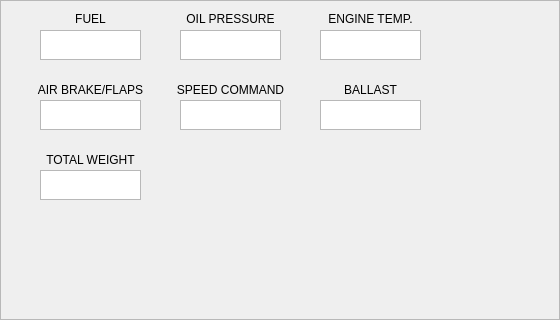
   <widget class="QFrame" name="InfoDevices">
    <property name="geometry">
     <rect>
      <x>1360</x>
      <y>700</y>
      <width>560</width>
      <height>320</height>
     </rect>
    </property>
    <property name="frameShape">
     <enum>QFrame::StyledPanel</enum>
    </property>
    <property name="frameShadow">
     <enum>QFrame::Raised</enum>
    </property>
    <widget class="QLabel" name="label_9">
     <property name="geometry">
      <rect>
       <x>40</x>
       <y>10</y>
       <width>101</width>
       <height>17</height>
      </rect>
     </property>
     <property name="text">
      <string>FUEL</string>
     </property>
     <property name="alignment">
      <set>Qt::AlignCenter</set>
     </property>
    </widget>
    <widget class="QTextBrowser" name="textBrowser_9">
     <property name="geometry">
      <rect>
       <x>40</x>
       <y>30</y>
       <width>101</width>
       <height>30</height>
      </rect>
     </property>
     <property name="html">
      <string>&lt;!DOCTYPE HTML PUBLIC &quot;-//W3C//DTD HTML 4.0//EN&quot; &quot;http://www.w3.org/TR/REC-html40/strict.dtd&quot;&gt;
&lt;html&gt;&lt;head&gt;&lt;meta name=&quot;qrichtext&quot; content=&quot;1&quot; /&gt;&lt;meta charset=&quot;utf-8&quot; /&gt;&lt;style type=&quot;text/css&quot;&gt;
p, li { white-space: pre-wrap; }
&lt;/style&gt;&lt;/head&gt;&lt;body style=&quot; font-family:'Ubuntu'; font-size:11pt; font-weight:400; font-style:normal;&quot;&gt;
&lt;p align=&quot;center&quot; style=&quot;-qt-paragraph-type:empty; margin-top:0px; margin-bottom:0px; margin-left:0px; margin-right:0px; -qt-block-indent:0; text-indent:0px;&quot;&gt;&lt;br /&gt;&lt;/p&gt;&lt;/body&gt;&lt;/html&gt;</string>
     </property>
     <property name="placeholderText">
      <string/>
     </property>
    </widget>
    <widget class="QLabel" name="label_10">
     <property name="geometry">
      <rect>
       <x>180</x>
       <y>10</y>
       <width>101</width>
       <height>17</height>
      </rect>
     </property>
     <property name="text">
      <string>OIL PRESSURE</string>
     </property>
     <property name="alignment">
      <set>Qt::AlignCenter</set>
     </property>
    </widget>
    <widget class="QTextBrowser" name="textBrowser_10">
     <property name="geometry">
      <rect>
       <x>180</x>
       <y>30</y>
       <width>101</width>
       <height>30</height>
      </rect>
     </property>
     <property name="html">
      <string>&lt;!DOCTYPE HTML PUBLIC &quot;-//W3C//DTD HTML 4.0//EN&quot; &quot;http://www.w3.org/TR/REC-html40/strict.dtd&quot;&gt;
&lt;html&gt;&lt;head&gt;&lt;meta name=&quot;qrichtext&quot; content=&quot;1&quot; /&gt;&lt;meta charset=&quot;utf-8&quot; /&gt;&lt;style type=&quot;text/css&quot;&gt;
p, li { white-space: pre-wrap; }
&lt;/style&gt;&lt;/head&gt;&lt;body style=&quot; font-family:'Ubuntu'; font-size:11pt; font-weight:400; font-style:normal;&quot;&gt;
&lt;p align=&quot;center&quot; style=&quot;-qt-paragraph-type:empty; margin-top:0px; margin-bottom:0px; margin-left:0px; margin-right:0px; -qt-block-indent:0; text-indent:0px;&quot;&gt;&lt;br /&gt;&lt;/p&gt;&lt;/body&gt;&lt;/html&gt;</string>
     </property>
     <property name="placeholderText">
      <string/>
     </property>
    </widget>
    <widget class="QLabel" name="label_11">
     <property name="geometry">
      <rect>
       <x>320</x>
       <y>10</y>
       <width>101</width>
       <height>17</height>
      </rect>
     </property>
     <property name="text">
      <string>ENGINE TEMP.</string>
     </property>
     <property name="alignment">
      <set>Qt::AlignCenter</set>
     </property>
    </widget>
    <widget class="QTextBrowser" name="textBrowser_11">
     <property name="geometry">
      <rect>
       <x>320</x>
       <y>30</y>
       <width>101</width>
       <height>30</height>
      </rect>
     </property>
     <property name="html">
      <string>&lt;!DOCTYPE HTML PUBLIC &quot;-//W3C//DTD HTML 4.0//EN&quot; &quot;http://www.w3.org/TR/REC-html40/strict.dtd&quot;&gt;
&lt;html&gt;&lt;head&gt;&lt;meta name=&quot;qrichtext&quot; content=&quot;1&quot; /&gt;&lt;meta charset=&quot;utf-8&quot; /&gt;&lt;style type=&quot;text/css&quot;&gt;
p, li { white-space: pre-wrap; }
&lt;/style&gt;&lt;/head&gt;&lt;body style=&quot; font-family:'Ubuntu'; font-size:11pt; font-weight:400; font-style:normal;&quot;&gt;
&lt;p align=&quot;center&quot; style=&quot;-qt-paragraph-type:empty; margin-top:0px; margin-bottom:0px; margin-left:0px; margin-right:0px; -qt-block-indent:0; text-indent:0px;&quot;&gt;&lt;br /&gt;&lt;/p&gt;&lt;/body&gt;&lt;/html&gt;</string>
     </property>
     <property name="placeholderText">
      <string/>
     </property>
    </widget>
    <widget class="QLabel" name="label_35">
     <property name="geometry">
      <rect>
       <x>320</x>
       <y>80</y>
       <width>101</width>
       <height>20</height>
      </rect>
     </property>
     <property name="text">
      <string>BALLAST</string>
     </property>
     <property name="alignment">
      <set>Qt::AlignCenter</set>
     </property>
    </widget>
    <widget class="QTextBrowser" name="textBrowser_34">
     <property name="geometry">
      <rect>
       <x>40</x>
       <y>100</y>
       <width>101</width>
       <height>30</height>
      </rect>
     </property>
     <property name="html">
      <string>&lt;!DOCTYPE HTML PUBLIC &quot;-//W3C//DTD HTML 4.0//EN&quot; &quot;http://www.w3.org/TR/REC-html40/strict.dtd&quot;&gt;
&lt;html&gt;&lt;head&gt;&lt;meta name=&quot;qrichtext&quot; content=&quot;1&quot; /&gt;&lt;meta charset=&quot;utf-8&quot; /&gt;&lt;style type=&quot;text/css&quot;&gt;
p, li { white-space: pre-wrap; }
&lt;/style&gt;&lt;/head&gt;&lt;body style=&quot; font-family:'Ubuntu'; font-size:11pt; font-weight:400; font-style:normal;&quot;&gt;
&lt;p align=&quot;center&quot; style=&quot;-qt-paragraph-type:empty; margin-top:0px; margin-bottom:0px; margin-left:0px; margin-right:0px; -qt-block-indent:0; text-indent:0px;&quot;&gt;&lt;br /&gt;&lt;/p&gt;&lt;/body&gt;&lt;/html&gt;</string>
     </property>
     <property name="placeholderText">
      <string/>
     </property>
    </widget>
    <widget class="QLabel" name="label_41">
     <property name="geometry">
      <rect>
       <x>20</x>
       <y>80</y>
       <width>141</width>
       <height>20</height>
      </rect>
     </property>
     <property name="text">
      <string>AIR BRAKE/FLAPS</string>
     </property>
     <property name="alignment">
      <set>Qt::AlignCenter</set>
     </property>
    </widget>
    <widget class="QTextBrowser" name="textBrowser_40">
     <property name="geometry">
      <rect>
       <x>320</x>
       <y>100</y>
       <width>101</width>
       <height>30</height>
      </rect>
     </property>
     <property name="html">
      <string>&lt;!DOCTYPE HTML PUBLIC &quot;-//W3C//DTD HTML 4.0//EN&quot; &quot;http://www.w3.org/TR/REC-html40/strict.dtd&quot;&gt;
&lt;html&gt;&lt;head&gt;&lt;meta name=&quot;qrichtext&quot; content=&quot;1&quot; /&gt;&lt;meta charset=&quot;utf-8&quot; /&gt;&lt;style type=&quot;text/css&quot;&gt;
p, li { white-space: pre-wrap; }
&lt;/style&gt;&lt;/head&gt;&lt;body style=&quot; font-family:'Ubuntu'; font-size:11pt; font-weight:400; font-style:normal;&quot;&gt;
&lt;p align=&quot;center&quot; style=&quot;-qt-paragraph-type:empty; margin-top:0px; margin-bottom:0px; margin-left:0px; margin-right:0px; -qt-block-indent:0; text-indent:0px;&quot;&gt;&lt;br /&gt;&lt;/p&gt;&lt;/body&gt;&lt;/html&gt;</string>
     </property>
     <property name="placeholderText">
      <string/>
     </property>
    </widget>
    <widget class="QLabel" name="label_42">
     <property name="geometry">
      <rect>
       <x>160</x>
       <y>80</y>
       <width>141</width>
       <height>20</height>
      </rect>
     </property>
     <property name="text">
      <string>SPEED COMMAND</string>
     </property>
     <property name="alignment">
      <set>Qt::AlignCenter</set>
     </property>
    </widget>
    <widget class="QTextBrowser" name="textBrowser_41">
     <property name="geometry">
      <rect>
       <x>180</x>
       <y>100</y>
       <width>101</width>
       <height>30</height>
      </rect>
     </property>
     <property name="html">
      <string>&lt;!DOCTYPE HTML PUBLIC &quot;-//W3C//DTD HTML 4.0//EN&quot; &quot;http://www.w3.org/TR/REC-html40/strict.dtd&quot;&gt;
&lt;html&gt;&lt;head&gt;&lt;meta name=&quot;qrichtext&quot; content=&quot;1&quot; /&gt;&lt;meta charset=&quot;utf-8&quot; /&gt;&lt;style type=&quot;text/css&quot;&gt;
p, li { white-space: pre-wrap; }
&lt;/style&gt;&lt;/head&gt;&lt;body style=&quot; font-family:'Ubuntu'; font-size:11pt; font-weight:400; font-style:normal;&quot;&gt;
&lt;p align=&quot;center&quot; style=&quot;-qt-paragraph-type:empty; margin-top:0px; margin-bottom:0px; margin-left:0px; margin-right:0px; -qt-block-indent:0; text-indent:0px;&quot;&gt;&lt;br /&gt;&lt;/p&gt;&lt;/body&gt;&lt;/html&gt;</string>
     </property>
     <property name="placeholderText">
      <string/>
     </property>
    </widget>
    <widget class="QLabel" name="label_45">
     <property name="geometry">
      <rect>
       <x>20</x>
       <y>150</y>
       <width>141</width>
       <height>20</height>
      </rect>
     </property>
     <property name="text">
      <string>TOTAL WEIGHT</string>
     </property>
     <property name="alignment">
      <set>Qt::AlignCenter</set>
     </property>
    </widget>
    <widget class="QTextBrowser" name="textBrowser_44">
     <property name="geometry">
      <rect>
       <x>40</x>
       <y>170</y>
       <width>101</width>
       <height>30</height>
      </rect>
     </property>
     <property name="html">
      <string>&lt;!DOCTYPE HTML PUBLIC &quot;-//W3C//DTD HTML 4.0//EN&quot; &quot;http://www.w3.org/TR/REC-html40/strict.dtd&quot;&gt;
&lt;html&gt;&lt;head&gt;&lt;meta name=&quot;qrichtext&quot; content=&quot;1&quot; /&gt;&lt;meta charset=&quot;utf-8&quot; /&gt;&lt;style type=&quot;text/css&quot;&gt;
p, li { white-space: pre-wrap; }
&lt;/style&gt;&lt;/head&gt;&lt;body style=&quot; font-family:'Ubuntu'; font-size:11pt; font-weight:400; font-style:normal;&quot;&gt;
&lt;p align=&quot;center&quot; style=&quot;-qt-paragraph-type:empty; margin-top:0px; margin-bottom:0px; margin-left:0px; margin-right:0px; -qt-block-indent:0; text-indent:0px;&quot;&gt;&lt;br /&gt;&lt;/p&gt;&lt;/body&gt;&lt;/html&gt;</string>
     </property>
     <property name="placeholderText">
      <string/>
     </property>
    </widget>
   </widget>
